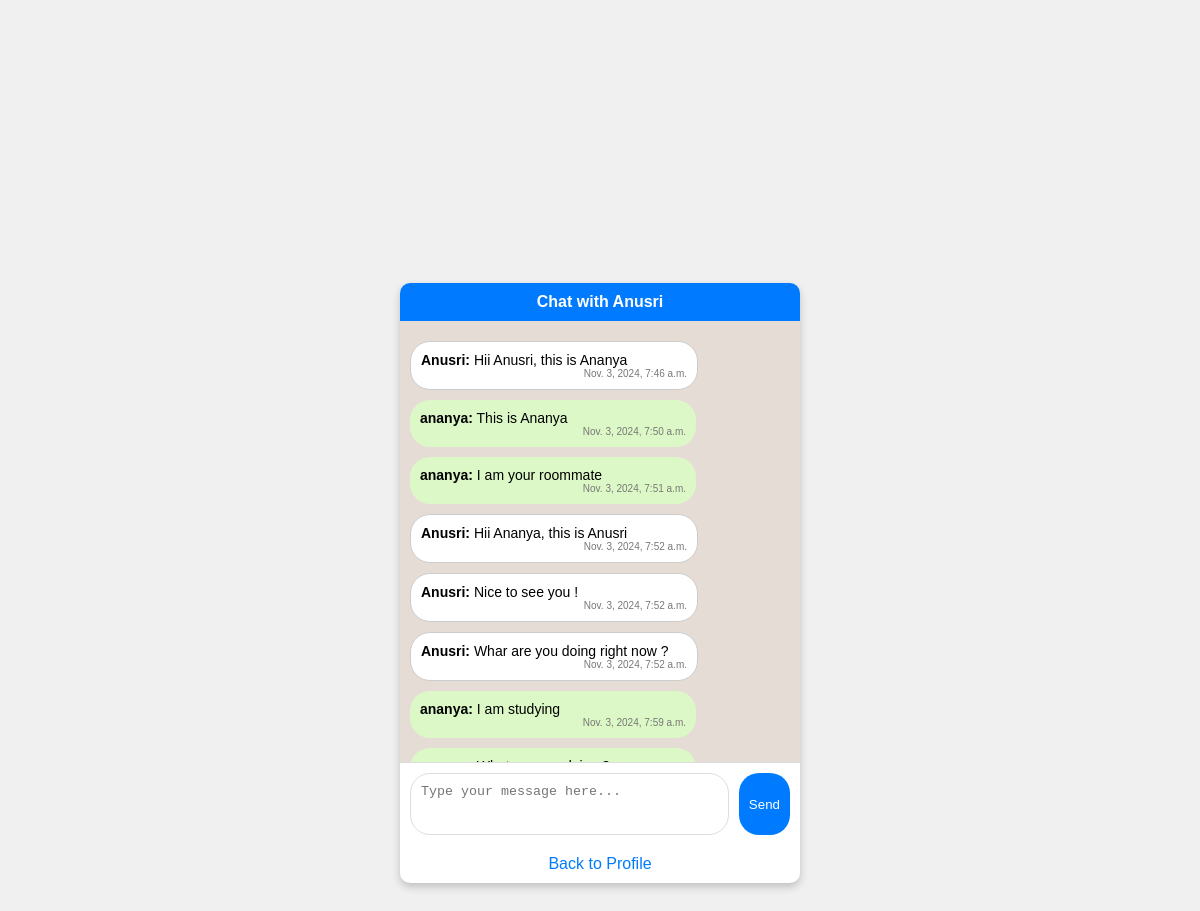
/chat/7/ (signed in), run on the app's committed database.
### main/models.py (models this page shows, shortened)
class UserProfile(models.Model):
    user = models.OneToOneField(User, on_delete=models.CASCADE, related_name='userprofile')
    age = models.IntegerField(null=True, blank=True)
    gender = models.CharField(max_length=10, choices=[('Male', 'Male'), ('Female', 'Female'), ('Other', 'Other')])
    profession = models.CharField(max_length=100)
    languages = models.CharField(max_length=200)
    genres = models.ManyToManyField(Genre)
    want_to_read = models.ManyToManyField(Book, related_name='want_to_read_users', blank=True)
    currently_reading = models.ManyToManyField(Book, related_name='currently_reading_users', blank=True)
    read = models.ManyToManyField(Book, related_name='read_users', blank=True)
    friends = models.ManyToManyField('self', blank=True)
    """# Add helper functions for adding/removing books
    def add_to_want_to_read(self, book_id):
        if book_id not in self.want_to_read:
            self.want_to_read.append(book_id)
            self.save()

    def add_to_currently_reading(self, book_id):
        if book_id not in self.currently_reading:
            self.currently_reading.append(book_id)
            self.save()

    def add_to_read(self, book_id):
        if book_id not in self.read:
            self.read.append(book_id)
            self.save()

    def remove_from_want_to_read(self, book_id):
        if book_id in self.want_to_read:
            self.want_to_read.remove(book_id)
            self.save()

    def remove_from_currently_reading(self, book_id):
        if book_id in self.currently_reading:
            self.currently_reading.remove(book_id)
            self.save()

    def remove_from_read(self, book_id):
        if book_id in self.read:
            self.read.remove(book_id)
            self.save()"""

class Message(models.Model):
    sender = models.ForeignKey(UserProfile, related_name='sent_messages', on_delete=models.CASCADE )
    recipient  = models.ForeignKey(UserProfile, related_name='recieve_messages', on_delete=models.CASCADE)
    content = models.TextField()
    timestamp = models.DateTimeField(auto_now_add=True)
    class Meta:
        ordering = ['timestamp']

### main/views.py (the view)
# urls.py: path('chat/<int:friend_id>/', views.chat, name='chat'),
@login_required
def chat(request, friend_id):
    friend = get_object_or_404(UserProfile, id=friend_id)
    user_profile = UserProfile.objects.get(user=request.user)
    if friend not in user_profile.friends.all():
        return HttpResponse("You are not friends with this user")
    messages = Message.objects.filter(
        (Q(sender=user_profile) & Q(recipient=friend)) |
        (Q(sender=friend) & Q(recipient=user_profile))
    ).order_by('timestamp')
    if request.method == "POST":
        content = request.POST.get("content")
        if content:
            Message.objects.create(sender=user_profile, recipient=friend, content=content)
            return redirect('chat', friend_id=friend_id)
    return render(request, 'chat.html', {'friend': friend, 'messages': messages})

### main/templates/chat.html (shortened to what this page needs)
{% load static %}
<!DOCTYPE html>
<html lang="en">
<head>
    <link rel="stylesheet" href="{% static 'book_comparison/chat.css' %}">
</head>
<body>
    <div id="chat-container">
        <div id="header">Chat with {{ friend.user.username }}</div>
        <div id="messages">
            {% for message in messages %}
                <div class="message {% if message.sender == request.user.userprofile %}user-message{% else %}friend-message{% endif %}">
                    <strong>{{ message.sender.user.username }}:</strong> {{ message.content }}
                    <small>{{ message.timestamp }}</small>
                </div>
            {% endfor %}
        </div>
        <form id="message-form" method="post">
            <textarea name="content" placeholder="Type your message here..." rows="1"></textarea>
            <button type="submit">Send</button>
        </form>
        <a href="{% url 'profile' %}">Back to Profile</a>
    </div>
</body>
</html>

### static/book_comparison/chat.css (style rules this page uses)
body { font-family: Arial, sans-serif; background-color: #f0f0f0; margin: 0; padding: 0; display: flex; justify-content: center; align-items: center; height: 100vh; }
#chat-container { width: 400px; height: 600px; max-width: 90%; background-color: #fff; border-radius: 10px; box-shadow: 0 4px 8px rgba(0, 0, 0, 0.2); display: flex; flex-direction: column; overflow: hidden; }
#header { background-color: #007bff; color: #fff; padding: 10px; text-align: center; font-weight: bold; }
#messages { flex: 1; padding: 10px; overflow-y: scroll; scroll-behavior: smooth; background-color: #e5ddd5; scrollbar-width: none; -ms-overflow-style: none; }
.message { display: block; margin: 10px 0; padding: 10px; border-radius: 20px; max-width: 70%; font-size: 14px; position: relative; }
.message strong { font-weight: bold; }
.message small { display: block; font-size: 10px; color: #777; text-align: right; }
.user-message { background-color: #dcf8c6; align-self: flex-end; text-align: left; }
.friend-message { background-color: #fff; border: 1px solid #ccc; align-self: flex-start; text-align: left; }
#message-form { display: flex; padding: 10px; border-top: 1px solid #ddd; background-color: #fff; }
#message-form textarea { flex: 1; padding: 10px; border: 1px solid #ddd; border-radius: 20px; resize: none; height: 40px; }
#message-form button { padding: 10px; background-color: #007bff; color: #fff; border: none; border-radius: 20px; margin-left: 10px; cursor: pointer; }
a { display: block; text-align: center; padding: 10px; color: #007bff; text-decoration: none; }

### data on the page
UserProfile: user.username "Anusri"
Message: sender.user.username "Anusri", content "Hii Anusri, this is Ananya", timestamp "Nov. 3, 2024, 7:46 a.m."
Message: sender.user.username "ananya", content "This is Ananya", timestamp "Nov. 3, 2024, 7:50 a.m."
Message: sender.user.username "ananya", content "I am your roommate", timestamp "Nov. 3, 2024, 7:51 a.m."
Message: sender.user.username "Anusri", content "Hii Ananya, this is Anusri", timestamp "Nov. 3, 2024, 7:52 a.m."
Message: sender.user.username "Anusri", content "Nice to see you !", timestamp "Nov. 3, 2024, 7:52 a.m."
Message: sender.user.username "Anusri", content "Whar are you doing right now ?", timestamp "Nov. 3, 2024, 7:52 a.m."
Message: sender.user.username "ananya", content "I am studying", timestamp "Nov. 3, 2024, 7:59 a.m."
